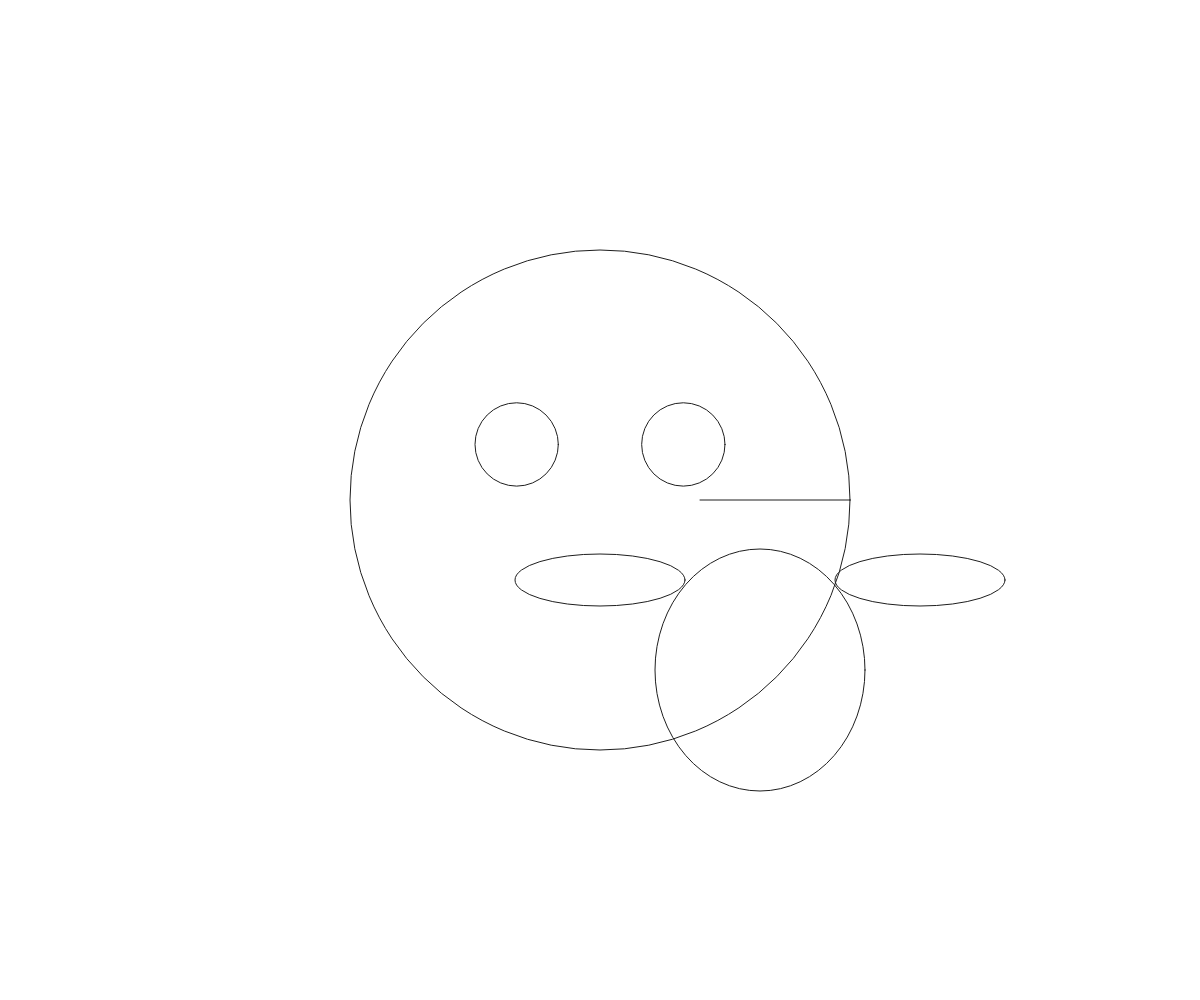
Frame 1 (no input)
Frame 60 (no input): identical to frame 1, image omitted
Frame 120 (the mouse pressed at the canvas centre since frame 60): identical to frame 1, image omitted

The p5.js sketch that drew this single still picture (run headless with seeded random() and noise() and a simulated clock; from frame 60 on, the mouse is pressed at the canvas centre):

// p5.js sketch
// ── sketch.js
function setup() {
	createCanvas(windowWidth, windowHeight);

}

function draw() {

	background(255);
	noFill();
	stroke(30,255);
	circle(width / 2, height / 2, height / 2 );
	circle(width / 2 - height /3/4, height /2 - height/18, height/12 );
	circle(width / 2 + height /3/4, height /2 - height/18, height/12 );
	line(850, 500, 700, 500);
	ellipse(760, 670, 210, 242);
	ellipse(920, 580, 170, 52);
	ellipse(600, 580, 170, 52);
	}
